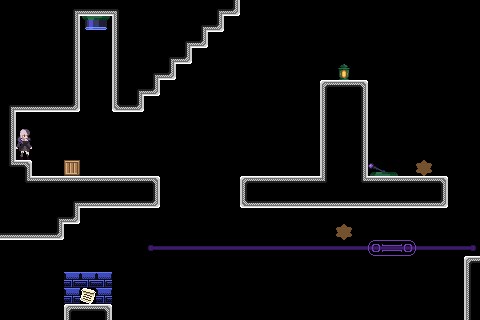

This is a level from a 2D game, rendered from its Tiled map with the project's own tilesets. A one-line summary and the complete map file follow:
An orthogonal 30x20 tile map with 16x16 px tiles, 4 tile layers (bkg_far, bkg_close, ground, foreground), 2 tilesets.

<map version="1.10" tiledversion="1.11.0" orientation="orthogonal" renderorder="right-down" width="30" height="20" tilewidth="16" tileheight="16" infinite="0" nextlayerid="5" nextobjectid="1">
 <tileset firstgid="1" source="../../memory_block.tsx" />
 <tileset firstgid="16" source="../../PlaceholderSprites.tsx" />
 <layer id="4" name="bkg_far" width="30" height="20">
  <properties>
   <property name="unity:sortinglayer" value="Bkg_far" />
  </properties>
  <data encoding="csv">
0,0,0,0,0,0,0,0,0,0,0,0,0,0,0,0,0,0,0,0,0,0,0,0,0,0,0,0,0,0,
0,0,0,0,0,0,0,0,0,0,0,0,0,0,0,0,0,0,0,0,0,0,0,0,0,0,0,0,0,0,
0,0,0,0,0,0,0,0,0,0,0,0,0,0,0,0,0,0,0,0,0,0,0,0,0,0,0,0,0,0,
0,0,0,0,0,0,0,0,0,0,0,0,0,0,0,0,0,0,0,0,0,0,0,0,0,0,0,0,0,0,
0,0,0,0,0,0,0,0,0,0,0,0,0,0,0,0,0,0,0,0,0,0,0,0,0,0,0,0,0,0,
0,0,0,0,0,0,0,0,0,0,0,0,0,0,0,0,0,0,0,0,0,0,0,0,0,0,0,0,0,0,
0,0,0,0,0,0,0,0,0,0,0,0,0,0,0,0,0,0,0,0,0,0,0,0,0,0,0,0,0,0,
0,0,0,0,0,0,0,0,0,0,0,0,0,0,0,0,0,0,0,0,0,0,0,0,0,0,0,0,0,0,
0,0,0,0,0,0,0,0,0,0,0,0,0,0,0,0,0,0,0,0,0,0,0,0,0,0,0,0,0,0,
0,0,0,0,0,0,0,0,0,0,0,0,0,0,0,0,0,0,0,0,0,0,0,0,0,0,0,0,0,0,
0,0,0,0,0,0,0,0,0,0,0,0,0,0,0,0,0,0,0,0,0,0,0,0,0,0,0,0,0,0,
0,0,0,0,0,0,0,0,0,0,0,0,0,0,0,0,0,0,0,0,0,0,0,0,0,0,0,0,0,0,
0,0,0,0,0,0,0,0,0,0,0,0,0,0,0,0,0,0,0,0,0,0,0,0,0,0,0,0,0,0,
0,0,0,0,0,0,0,0,0,0,0,0,0,0,0,0,0,0,0,0,0,0,0,0,0,0,0,0,0,0,
0,0,0,0,0,0,0,0,0,0,0,0,0,0,0,0,0,0,0,0,0,0,0,0,0,0,0,0,0,0,
0,0,0,0,0,0,0,0,0,0,0,0,0,0,0,0,0,0,0,0,0,0,0,0,0,0,0,0,0,0,
0,0,0,0,0,0,0,0,0,0,0,0,0,0,0,0,0,0,0,0,0,0,0,0,0,0,0,0,0,0,
0,0,0,0,0,0,0,0,0,0,0,0,0,0,0,0,0,0,0,0,0,0,0,0,0,0,0,0,0,0,
0,0,0,0,0,0,0,0,0,0,0,0,0,0,0,0,0,0,0,0,0,0,0,0,0,0,0,0,0,0,
0,0,0,0,0,0,0,0,0,0,0,0,0,0,0,0,0,0,0,0,0,0,0,0,0,0,0,0,0,0
</data>
 </layer>
 <layer id="1" name="bkg_close" width="30" height="20">
  <properties>
   <property name="unity:sortinglayer" value="Bkg" />
  </properties>
  <data encoding="csv">
0,0,0,0,0,0,0,0,0,0,0,0,0,0,0,0,0,0,0,0,0,0,0,0,0,0,0,0,0,0,
0,0,0,0,0,0,0,0,0,0,0,0,0,0,0,0,0,0,0,0,0,0,0,0,0,0,0,0,0,0,
0,0,0,0,0,0,0,0,0,0,0,0,0,0,0,0,0,0,0,0,0,0,0,0,0,0,0,0,0,0,
0,0,0,0,0,0,0,0,0,0,0,0,0,0,0,0,0,0,0,0,0,0,0,0,0,0,0,0,0,0,
0,0,0,0,0,0,0,0,0,0,0,0,0,0,0,0,0,0,0,0,0,0,0,0,0,0,0,0,0,0,
0,0,0,0,0,0,0,0,0,0,0,0,0,0,0,0,0,0,0,0,0,0,0,0,0,0,0,0,0,0,
0,0,0,0,0,0,0,0,0,0,0,0,0,0,0,0,0,0,0,0,0,0,0,0,0,0,0,0,0,0,
0,0,0,0,0,0,0,0,0,0,0,0,0,0,0,0,0,0,0,0,0,0,0,0,0,0,0,0,0,0,
0,0,0,0,0,0,0,0,0,0,0,0,0,0,0,0,0,0,0,0,0,0,0,0,0,0,0,0,0,0,
0,0,0,0,0,0,0,0,0,0,0,0,0,0,0,0,0,0,0,0,0,0,0,0,0,0,0,0,0,0,
0,0,0,0,0,0,0,0,0,0,0,0,0,0,0,0,0,0,0,0,0,0,0,0,0,0,0,0,0,0,
0,0,0,0,0,0,0,0,0,0,0,0,0,0,0,0,0,0,0,0,0,0,0,0,0,0,0,0,0,0,
0,0,0,0,0,0,0,0,0,0,0,0,0,0,0,0,0,0,0,0,0,0,0,0,0,0,0,0,0,0,
0,0,0,0,0,0,0,0,0,0,0,0,0,0,0,0,0,0,0,0,0,0,0,0,0,0,0,0,0,0,
0,0,0,0,0,0,0,0,0,0,0,0,0,0,0,0,0,0,0,0,0,0,0,0,0,0,0,0,0,0,
0,0,0,0,0,0,0,0,0,2147483732,83,83,83,83,83,83,83,83,83,83,83,83,83,83,83,83,83,83,83,84,
0,0,0,0,0,0,0,0,0,0,0,0,0,0,0,0,0,0,0,0,0,0,0,0,0,0,0,0,0,0,
0,0,0,0,0,0,0,0,0,0,0,0,0,0,0,0,0,0,0,0,0,0,0,0,0,0,0,0,0,0,
0,0,0,0,0,0,0,0,0,0,0,0,0,0,0,0,0,0,0,0,0,0,0,0,0,0,0,0,0,0,
0,0,0,0,0,0,0,0,0,0,0,0,0,0,0,0,0,0,0,0,0,0,0,0,0,0,0,0,0,0
</data>
 </layer>
 <layer id="2" name="ground" width="30" height="20">
  <properties>
   <property name="unity:sortinglayer" value="Ground" />
  </properties>
  <data encoding="csv">
7,7,7,7,10,12,12,9,7,7,7,7,7,10,13,0,0,0,0,0,0,0,0,0,0,0,0,0,0,0,
7,7,7,7,8,1073741928,1073741929,6,7,7,7,7,10,13,0,0,0,0,0,0,0,0,0,0,0,0,0,0,0,0,
7,7,7,7,8,0,0,6,7,7,7,10,13,0,0,0,0,0,0,0,0,0,0,0,0,0,0,0,0,0,
7,7,7,7,8,0,0,6,7,7,10,13,0,0,0,0,0,0,0,0,0,0,0,0,0,0,0,0,0,0,
7,7,7,7,8,0,0,6,7,10,13,0,0,0,0,0,0,0,0,0,0,61,0,0,0,0,0,0,0,0,
7,7,7,7,8,0,0,6,10,13,0,0,0,0,0,0,0,0,0,0,1,2,3,0,0,0,0,0,0,0,
10,12,12,12,13,0,0,11,13,0,0,0,0,0,0,0,0,0,0,0,6,7,8,0,0,0,0,0,0,0,
8,0,0,0,0,0,0,0,0,0,0,0,0,0,0,0,0,0,0,0,6,7,8,0,0,0,0,0,0,0,
8,16,0,0,0,0,0,0,0,0,0,0,0,0,0,0,0,0,0,0,6,7,8,0,0,0,0,0,0,0,
8,31,0,0,0,0,0,0,0,0,0,0,0,0,0,0,0,0,0,0,6,7,8,0,0,0,0,0,0,0,
5,3,0,0,70,0,0,0,0,0,0,0,0,0,0,0,0,0,0,0,6,7,8,117,118,0,72,0,0,0,
7,5,2,2,2,2,2,2,2,3,0,0,0,0,0,1,2,2,2,2,4,7,5,2,2,2,2,3,0,0,
7,7,7,7,10,12,12,12,12,13,0,0,0,0,0,11,12,12,12,12,12,12,12,12,12,12,12,13,0,0,
7,7,7,10,13,0,0,0,0,0,0,0,0,0,0,0,0,0,0,0,0,0,0,0,0,0,0,0,0,0,
12,12,12,13,0,0,0,0,0,0,0,0,0,0,0,0,0,0,0,0,0,72,0,0,0,0,0,0,0,0,
0,0,0,0,0,0,0,0,0,0,0,0,0,0,0,0,0,0,0,0,0,0,0,79,80,2147483727,0,0,0,0,
0,0,0,0,0,0,0,0,0,0,0,0,0,0,0,0,0,0,0,0,0,0,0,0,0,0,0,0,0,1,
0,0,0,0,45,45,45,0,0,0,0,0,0,0,0,0,0,0,0,0,0,0,0,0,0,0,0,0,0,6,
0,0,0,0,45,71,45,0,0,0,0,0,0,0,0,0,0,0,0,0,0,0,0,0,0,0,0,0,0,6,
0,0,0,0,1,2,3,0,0,0,0,0,0,0,0,0,0,0,0,0,0,0,0,0,0,0,0,0,0,6
</data>
 </layer>
 <layer id="3" name="foreground" width="30" height="20">
  <properties>
   <property name="unity:sortinglayer" value="Foreground" />
  </properties>
  <data encoding="csv">
0,0,0,0,0,0,0,0,0,0,0,0,0,0,0,0,0,0,0,0,0,0,0,0,0,0,0,0,0,0,
0,0,0,0,0,0,0,0,0,0,0,0,0,0,0,0,0,0,0,0,0,0,0,0,0,0,0,0,0,0,
0,0,0,0,0,0,0,0,0,0,0,0,0,0,0,0,0,0,0,0,0,0,0,0,0,0,0,0,0,0,
0,0,0,0,0,0,0,0,0,0,0,0,0,0,0,0,0,0,0,0,0,0,0,0,0,0,0,0,0,0,
0,0,0,0,0,0,0,0,0,0,0,0,0,0,0,0,0,0,0,0,0,0,0,0,0,0,0,0,0,0,
0,0,0,0,0,0,0,0,0,0,0,0,0,0,0,0,0,0,0,0,0,0,0,0,0,0,0,0,0,0,
0,0,0,0,0,0,0,0,0,0,0,0,0,0,0,0,0,0,0,0,0,0,0,0,0,0,0,0,0,0,
0,0,0,0,0,0,0,0,0,0,0,0,0,0,0,0,0,0,0,0,0,0,0,0,0,0,0,0,0,0,
0,0,0,0,0,0,0,0,0,0,0,0,0,0,0,0,0,0,0,0,0,0,0,0,0,0,0,0,0,0,
0,0,0,0,0,0,0,0,0,0,0,0,0,0,0,0,0,0,0,0,0,0,0,0,0,0,0,0,0,0,
0,0,0,0,0,0,0,0,0,0,0,0,0,0,0,0,0,0,0,0,0,0,0,0,0,0,0,0,0,0,
0,0,0,0,0,0,0,0,0,0,0,0,0,0,0,0,0,0,0,0,0,0,0,0,0,0,0,0,0,0,
0,0,0,0,0,0,0,0,0,0,0,0,0,0,0,0,0,0,0,0,0,0,0,0,0,0,0,0,0,0,
0,0,0,0,0,0,0,0,0,0,0,0,0,0,0,0,0,0,0,0,0,0,0,0,0,0,0,0,0,0,
0,0,0,0,0,0,0,0,0,0,0,0,0,0,0,0,0,0,0,0,0,0,0,0,0,0,0,0,0,0,
0,0,0,0,0,0,0,0,0,0,0,0,0,0,0,0,0,0,0,0,0,0,0,0,0,0,0,0,0,0,
0,0,0,0,0,0,0,0,0,0,0,0,0,0,0,0,0,0,0,0,0,0,0,0,0,0,0,0,0,0,
0,0,0,0,0,0,0,0,0,0,0,0,0,0,0,0,0,0,0,0,0,0,0,0,0,0,0,0,0,0,
0,0,0,0,0,0,0,0,0,0,0,0,0,0,0,0,0,0,0,0,0,0,0,0,0,0,0,0,0,0,
0,0,0,0,0,0,0,0,0,0,0,0,0,0,0,0,0,0,0,0,0,0,0,0,0,0,0,0,0,0
</data>
 </layer>
</map>
